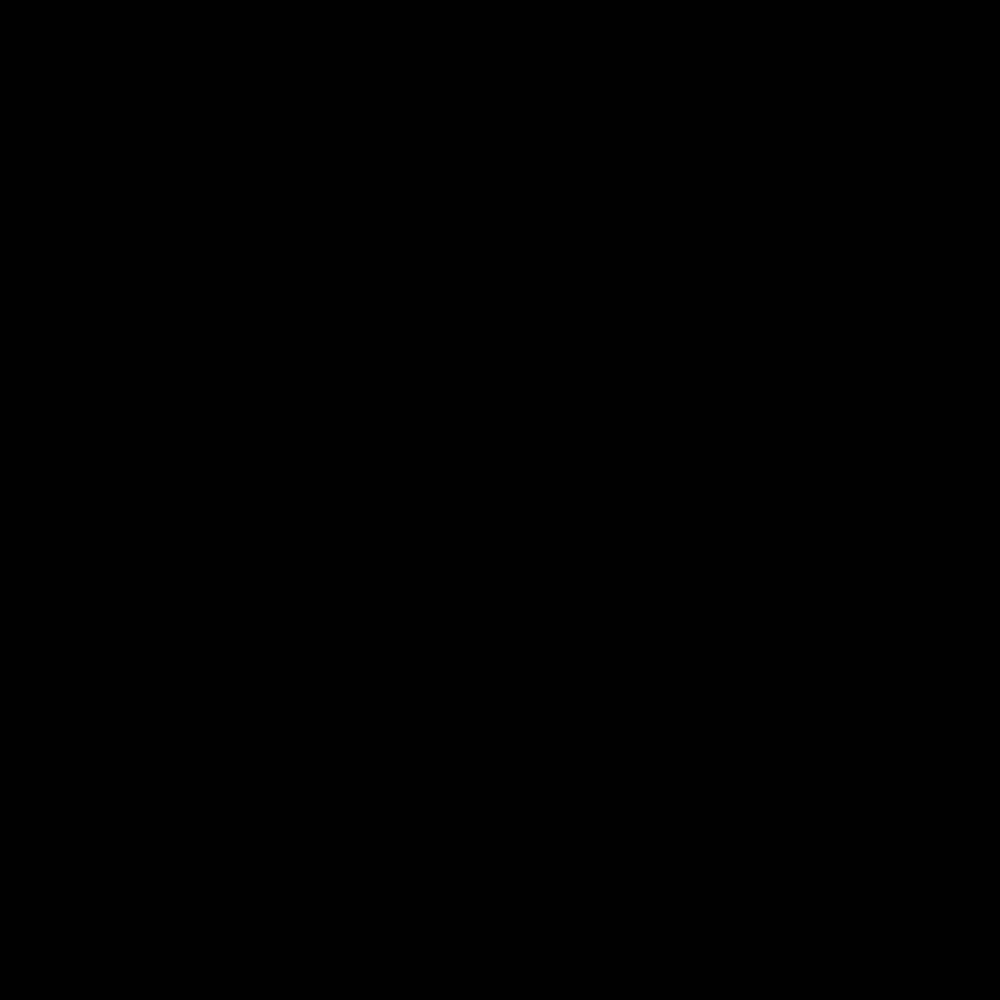
Frame 1 (no input)
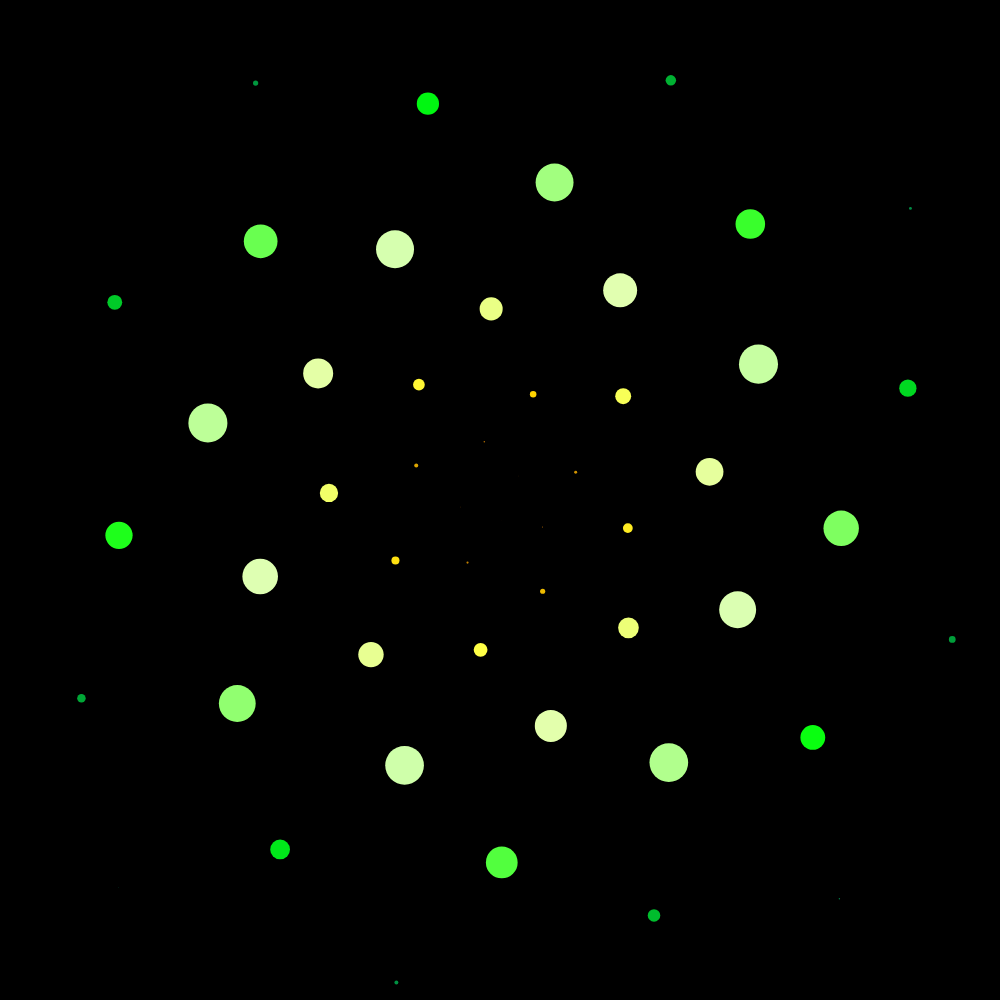
Frame 60 (no input)
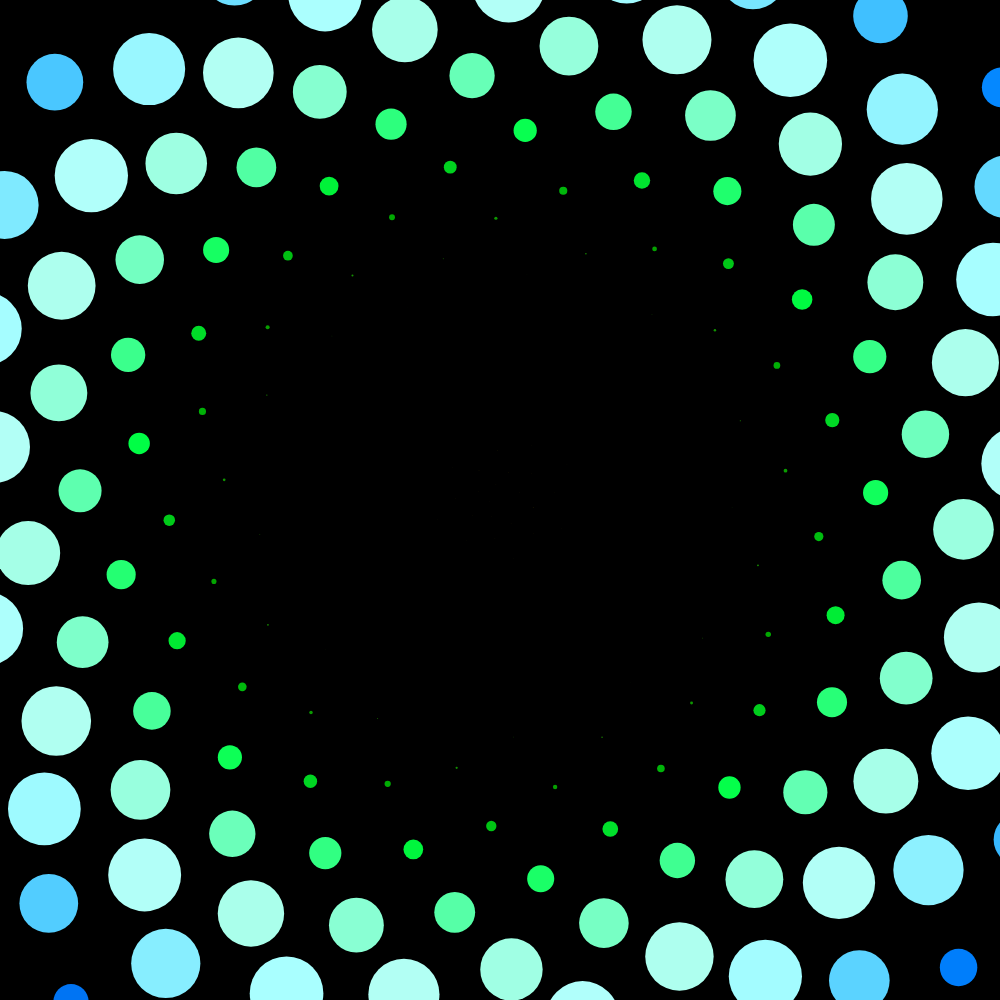
Frame 120 (the mouse pressed at the canvas centre since frame 60)

The p5.js sketch that drew these frames (run headless with seeded random() and noise() and a simulated clock; from frame 60 on, the mouse is pressed at the canvas centre):

// p5.js sketch
// ── sketch.js
/*
  Tutorial by me :)
    https://www.youtube.com/watch?v=RrSOv9FH6uo

  inspiration + explanation for golden ratio: 
    Numberphile - The Golden Ratio (why it is so irrational)
    https://www.youtube.com/watch?v=sj8Sg8qnjOg
*/

function setup() {
  const size = min(window.innerWidth, window.innerHeight);
  createCanvas(size, size);
  noStroke();
  colorMode(HSL, 1);
}

function cosn(v) {
  return cos(v * TWO_PI) * 0.5 + 0.5;
}

function invCosn(v) {
  return 1 - cosn(v);
}

const radius =  Math.sqrt(0.5);
const dotSize = 0.1;
const PHI = (1 + Math.sqrt(5)) / 2;

// const frames = 1000;
const frames = 1000;

let t;
function draw() {
  scale(width, height);
  background(0);
  
  // t = mouseX / width; 
  t = fract(frameCount / frames);
  const count = 2000 * invCosn(t);
  
  
  for (let i=1; i< count; i++) {
    const f = i / count;
    const angle = i * PHI;
    const dist = f * radius;
    
    const x = 0.5 + cos(angle * TWO_PI) * dist;
    const y = 0.5 + sin(angle * TWO_PI) * dist;
    
    const sig = pow(cosn(f - t * 6), 2);
    // const sig = 1;
    const r =  f * sig * dotSize;
    
    const hue = fract(t + f * 0.5);
    const sat = 1;
    const light = 0.6 * sig + 0.25;
    const clr = color(hue, sat, light);
    fill(clr);
  
    circle(x, y , r);
  }
}
